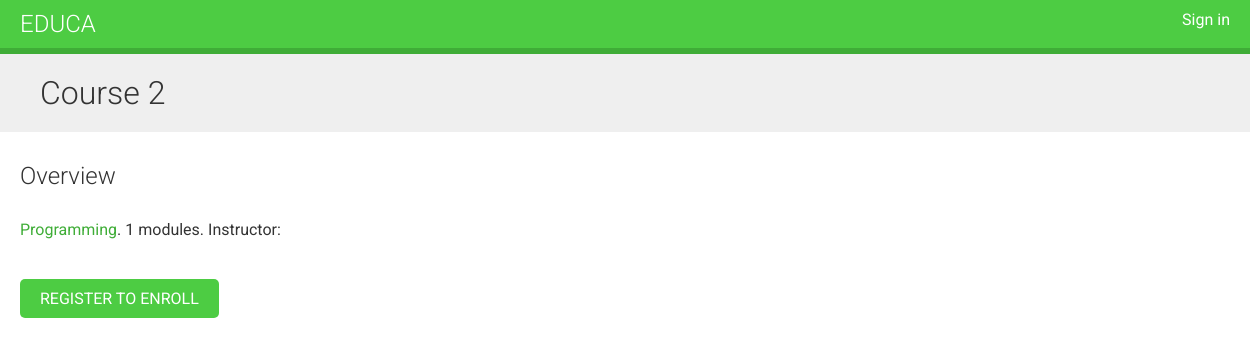
The app's page /course/course2/, older data.
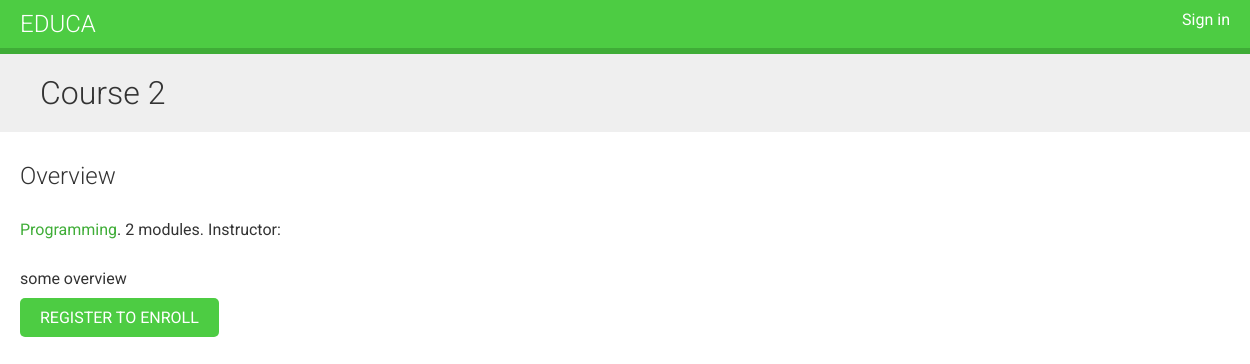
The same page, newer data.
### courses/models.py (models this page shows, shortened)
class Course(models.Model):
    owner = models.ForeignKey(User, related_name='courses_created', on_delete=models.CASCADE)
    subject = models.ForeignKey(Subject, related_name='courses', on_delete=models.CASCADE)
    title = models.CharField(max_length=200)
    slug = models.SlugField(max_length=200, unique=True)
    overview = models.TextField()
    created = models.DateTimeField(auto_now_add=True)
    students = models.ManyToManyField(User, related_name='courses_joined', blank=True)
    class Meta:
        ordering = ['-created',]

### courses/views.py (the view)
# urls.py: path('<slug:slug>/', views.CourseDetailView.as_view(), name='course_detail'),
class CourseDetailView(DetailView):
    model = Course
    template_name = 'courses/detail.html'
    def get_context_data(self, **kwargs):
        context = super(CourseDetailView, self).get_context_data(**kwargs)
        context['enroll_form'] = CourseEnrollForm(initial={'course': self.object})
        return context

### courses/templates/courses/detail.html (shortened to what this page needs)
{% extends "base.html" %}
{% block content %}
{% with subject=course.subject %}
<h1>
    {{ object.title }}
</h1>
<div class="module">
    <h2>Overview</h2>
    <p>
        <a href="{% url 'course_list_subject' subject.slug %}">
            {{ subject.title }}</a>.
        {{ course.modules.count }} modules.
        Instructor: {{ course.owner.get_full_name }}
    </p>
    {{ object.overview|linebreaks }}
    {% if request.user.is_authenticated %}
    <form action="{% url 'student_enroll_course' %}" method="post">
    {{ enroll_form }}
    {% csrf_token %}
    <input type="submit" class="button" value="Enroll now">
    </form>
    {% else %}
    <a href="{% url 'student_registration' %}" class="button">Register to enroll</a>
    {% endif %}
</div>
{% endwith %}
{% endblock %}

Row changes from the older to the newer data that the page shows:
changed Course "Course 2": modules.count "1" → "2"; overview (not shown) → "some overview"
